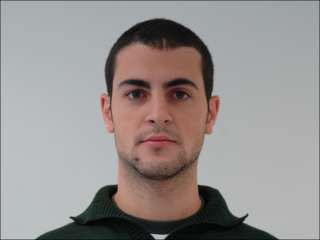
#> input picture Assignment_3/face_good-1.bmp, 320 x 240 px
$ python Demo8.py
#> lines starting #> are read from the running program, lines starting #| are printed output that depends on the picture; after the words box and inside, x2 and y2 are one past the last pixel; in counts of white or black regions, pixels touching at a corner belong together
#!/usr/bin/env python3
# -*- coding: utf-8 -*-
"""
Created on Sun Oct  4 09:24:52 2020

"""

import cv2 as cv
import numpy as np
import matplotlib.pyplot as plt

def luv_space_gamma( src, gamma ):
    luv = cv.cvtColor(src, cv.COLOR_BGR2LUV)
    #// extract luminance channel
    l = luv[:,:,0]
    #// normalize
    l = l / 255.0
    #// apply power transform
    l = np.power(l, gamma)
    #// scale back
    l = l * 255
    luv[:,:,0] = l.astype(np.uint8)
    plt.figure()
    plt.title('lum test')
    plt.imshow(luv)
    plt.show()
    rgb = cv.cvtColor(luv, cv.COLOR_LUV2BGR)
    return rgb

def skin_rgb_threshold( src ):
    # extract color channels and save as SIGNED ints
    # need the extra width to do subraction
    b = src[:,:,0].astype(np.int16)
    g = src[:,:,1].astype(np.int16)
    r = src[:,:,2].astype(np.int16)

    skin_mask =                                    \
          (r > 96) & (g > 40) & (b > 10)           \
        & ((src.max() - src.min()) > 15)           \
        & (np.abs(r-g) > 15) & (r > g) & (r > b)

    return src * skin_mask.reshape(skin_mask.shape[0], skin_mask.shape[1], 1)


def find_local_min( hist ):

    kern = np.array(
            [2,0,0,0,
             2,0,0,0,
             2,0,0,0,
             2,0,0,0,
             1,0,0,0,
             1,0,0,0,
             1,0,0,0,
             1,0,0,0,
             -3,-3,-3,-3
             -3,-3,-3,-3
             ,0,0,0,1
             ,0,0,0,1
             ,0,0,0,1
             ,0,0,0,1
             ,0,0,0,2
             ,0,0,0,2
             ,0,0,0,2
             ,0,0,0,2])
    #// theres a lot of 0's in there what will throw off
    #// the convolution
    hist[0] = 0
    deriv = np.convolve(hist, kern, mode='same')
    threshold = deriv.argmax()
    return threshold, deriv


###########################################################################
#                          MAIN CODE STARTS HERE                          #
###########################################################################
#//load up the images and do gamma correction in LUV then show the results

src1 = cv.imread('face_good-1.bmp', cv.IMREAD_COLOR)
#> src1 is the input picture: shape (240, 320, 3); mean B, G, R 144, 145.9, 151.6
plt.figure()
plt.title('good face')
plt.imshow(cv.cvtColor(src1, cv.COLOR_BGR2RGB))
plt.show()
# detect the skin after gamma
#rgb = cv.cvtColor(luv, cv.COLOR_LUV2BGR)
skin = skin_rgb_threshold(src1)
#> in skin_rgb_threshold, `skin_mask =                                    \ (r > 96) & (g > 40) &..`:
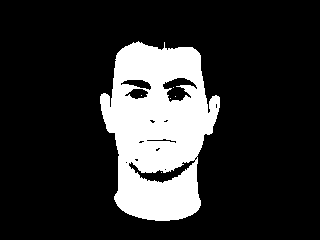
#> skin_mask: shape (240, 320) bool; 18.5% white; 6 white regions (5 under 20 px), largest, box (x1, y1, x2, y2) and area: (100, 41, 220, 221) 14183
plt.figure()
plt.title('skin1 detected')
plt.imshow(cv.cvtColor(skin,cv.COLOR_BGR2RGB))
plt.show

src = cv.imread("face_dark-1.bmp", cv.IMREAD_COLOR)
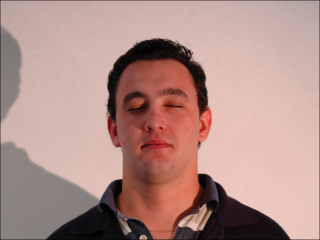
#> input picture Assignment_3/face_dark-1.bmp, 320 x 240 px
#> src is the input picture: shape (240, 320, 3); mean B, G, R 136.4, 143.2, 177.3
plt.figure()
plt.title('BGR imread from opencv')
plt.imshow(src)
plt.show()
gamma = luv_space_gamma(src, 0.6)
#> in luv_space_gamma, `luv = cv.cvtColor(src, cv.COLOR_BGR2LUV)`: luv: shape (240, 320, 3); mean of channels 0, 1, 2 156.9, 112.6, 145.5
#> in luv_space_gamma, `luv[:,:,0] = l.astype(np.uint8)`: luv: shape (240, 320, 3); mean of channels 0, 1, 2 184.4, 112.6, 145.5
#> in luv_space_gamma, `rgb = cv.cvtColor(luv, cv.COLOR_LUV2BGR)`:
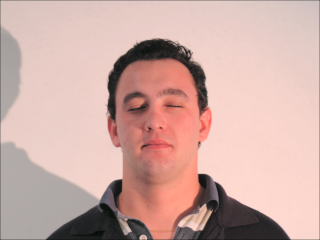
#> rgb: shape (240, 320, 3); mean B, G, R 164.5, 171.3, 205.3
"""luv = cv.cvtColor(src, cv.COLOR_BGR2Luv)
#// extract luminance channel
l = luv[:,:,0]
#// normalize
l = l / 256.0
##// apply power transform#
l = l**0.6 #np.power(l, 0.6)   #gamma =0.6
##// scale back
l = l * 256
luv[:,:,0] =l  #.astype(np.uint8)
gamma = cv.cvtColor(luv, cv.COLOR_LUV2BGR)
##cv.imwrite("face_gamma.jpg", gamma)"""

plt.figure()
plt.title('rgb')
plt.imshow(cv.cvtColor(src,cv.COLOR_BGR2RGB))
plt.show()

plt.figure()
plt.title('rgb face_gama 0.6')
plt.imshow(cv.cvtColor(gamma,cv.COLOR_BGR2RGB))
plt.show()

# detect the skin after gamma
rgb = gamma
skin = skin_rgb_threshold(rgb)
#> in skin_rgb_threshold (call 2), `g = src[:,:,1].astype(np.int16)`:
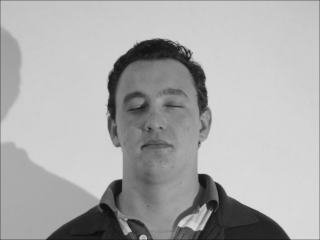
#> g: shape (240, 320) int16; min 0, max 217, mean 171.3
#> in skin_rgb_threshold (call 2), `r = src[:,:,2].astype(np.int16)`:
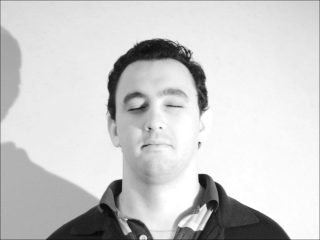
#> r: shape (240, 320) int16; min 0, max 255, mean 205.3
#> in skin_rgb_threshold (call 2), `skin_mask =                                    \ (r > 96) & (g > 40) &..`:
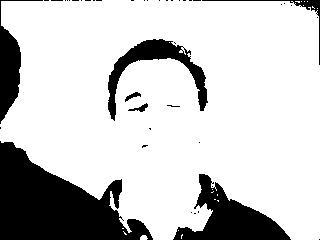
#> skin_mask: shape (240, 320) bool; 79.3% white; 42 black regions (35 under 20 px), largest, box (x1, y1, x2, y2) and area: (0, 141, 153, 240) 8435, (173, 174, 291, 240) 3307, (108, 39, 208, 121) 2038
#> in skin_rgb_threshold (call 2), `return src * skin_mask.reshape(skin_mask.shape[0], skin_mask.shape[1],..`:
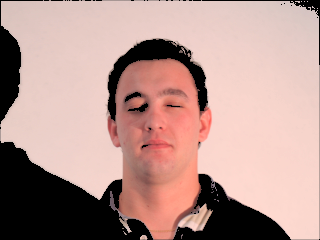
#> returned value: shape (240, 320, 3); mean of channels 0, 1, 2 142.8, 149.4, 182.1; drawn as B, G, R
plt.figure()
plt.title('skin detected')
plt.imshow(cv.cvtColor(skin,cv.COLOR_BGR2RGB))
plt.show()
